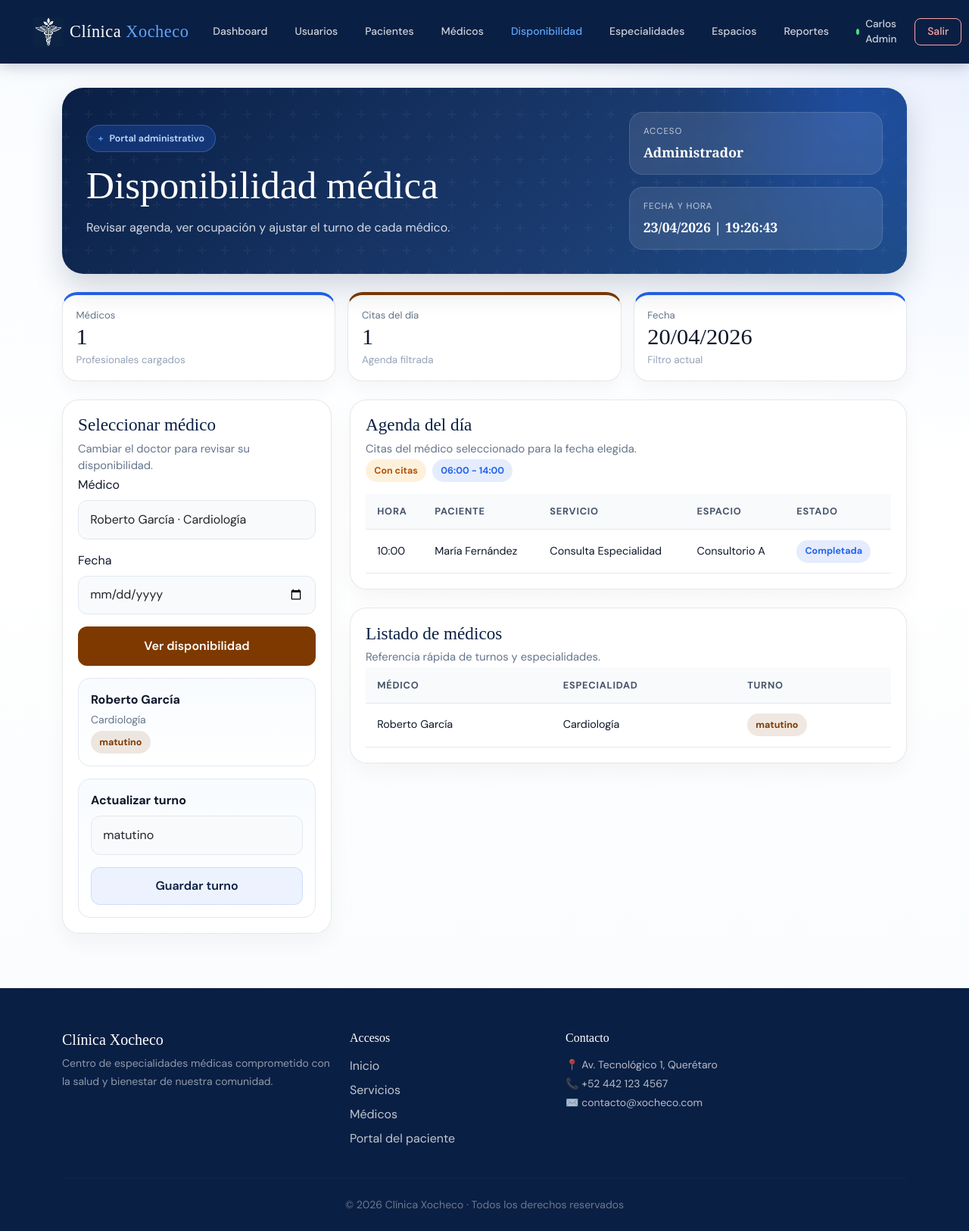
/admin/medicos/disponibilidad.php?fecha=2026-04-20 10:00:00 (signed in), run on the app's committed database.
### tables this page shows
CREATE TABLE MEDICOS (
    id_medico INT AUTO_INCREMENT PRIMARY KEY,
    id_usuario INT NOT NULL UNIQUE,
    id_especialidad INT NOT NULL,
    cedula_profesional VARCHAR(50) NOT NULL UNIQUE,
    universidad_origen VARCHAR(150),
    turno ENUM('matutino', 'vespertino', 'nocturno') NOT NULL,
    FOREIGN KEY (id_usuario) REFERENCES USUARIOS(id_usuario) ON DELETE CASCADE,
    FOREIGN KEY (id_especialidad) REFERENCES ESPECIALIDADES(id_especialidad) ON DELETE RESTRICT
);

CREATE TABLE USUARIOS (
    id_usuario INT AUTO_INCREMENT PRIMARY KEY,
    id_domicilio INT,
    id_tipo_usuario INT NOT NULL,
    nombre VARCHAR(50) NOT NULL,
    apellidos VARCHAR(100) NOT NULL,
    correo VARCHAR(150) NOT NULL UNIQUE,
    password_hash VARCHAR(255) NOT NULL,
    FOREIGN KEY (id_domicilio) REFERENCES DOMICILIO(id_domicilio) ON DELETE SET NULL,
    FOREIGN KEY (id_tipo_usuario) REFERENCES TIPO_USUARIO(id_tipo_usuario) ON DELETE RESTRICT
);

CREATE TABLE ESPECIALIDADES (
    id_especialidad INT AUTO_INCREMENT PRIMARY KEY,
    nombre VARCHAR(100) NOT NULL UNIQUE
);

CREATE TABLE CITAS (
    id_cita INT AUTO_INCREMENT PRIMARY KEY,
    id_paciente INT NOT NULL,
    id_medico INT NOT NULL,
    id_espacio INT NOT NULL,
    id_servicio INT NOT NULL,
    fecha_hora_inicio DATETIME NOT NULL,
    estado ENUM('Programada', 'Confirmada', 'Cancelada', 'Completada') DEFAULT 'Programada',
    FOREIGN KEY (id_paciente) REFERENCES PACIENTES(id_paciente) ON DELETE RESTRICT,
    FOREIGN KEY (id_medico) REFERENCES MEDICOS(id_medico) ON DELETE RESTRICT,
    FOREIGN KEY (id_espacio) REFERENCES ESPACIOS_FISICOS(id_espacio) ON DELETE RESTRICT,
    FOREIGN KEY (id_servicio) REFERENCES SERVICIOS(id_servicio) ON DELETE RESTRICT
);

CREATE TABLE SERVICIOS (
    id_servicio INT AUTO_INCREMENT PRIMARY KEY,
    nombre VARCHAR(100) NOT NULL,
    descripcion TEXT,
    precio DECIMAL(10,2) NOT NULL COMMENT 'Cost in MXN',
    duracion_horas DECIMAL(5,2) NOT NULL COMMENT 'Duration in hours (e.g., 1.5)'
);

CREATE TABLE ESPACIOS_FISICOS (
    id_espacio INT AUTO_INCREMENT PRIMARY KEY,
    piso INT NOT NULL,
    numero INT NOT NULL,
    nombre VARCHAR(50),
    id_tipo INT NOT NULL,
    FOREIGN KEY (id_tipo) REFERENCES TIPOS_ESPACIOS_FISICOS(id_tipo) ON DELETE RESTRICT
);

### admin/medicos/disponibilidad.php (the view, shortened to what this page needs)
<?php
require_once '../../src/conexion/conexion.php';
function availabilityRows(mysqli $conn, string $sql, string $types = '', array $params = []): array
{
    $stmt = $conn->prepare($sql);
    if ($types !== '') {
        $bind = [$types];
        foreach ($params as &$value) {
            $bind[] = &$value;
        }
        call_user_func_array([$stmt, 'bind_param'], $bind);
    }
    $stmt->execute();
    $result = $stmt->get_result();
    $rows = [];
    if ($result) {
        while ($row = $result->fetch_assoc()) {
            $rows[] = $row;
        }
    }
    return $rows;
}
$date = $_GET['fecha'] ?? date('Y-m-d');
$doctorFilter = (int)($_GET['medico'] ?? 0);
$doctors = availabilityRows(
    $conn,
    "SELECT m.id_medico, u.nombre, u.apellidos, e.nombre AS especialidad, m.turno
     FROM MEDICOS m
     INNER JOIN USUARIOS u ON m.id_usuario = u.id_usuario
     INNER JOIN ESPECIALIDADES e ON m.id_especialidad = e.id_especialidad
     ORDER BY u.apellidos, u.nombre"
);
$selectedDoctor = $doctorFilter > 0 ? array_values(array_filter($doctors, static fn ($item) => (int)$item['id_medico'] === $doctorFilter)) : [];
$selectedDoctor = $selectedDoctor[0] ?? ($doctors[0] ?? null);
$doctorId = (int)($selectedDoctor['id_medico'] ?? 0);
$agenda = [];
if ($doctorId > 0) {
    $agenda = availabilityRows(
        $conn,
        "SELECT c.fecha_hora_inicio, c.estado,
                CONCAT(up.nombre, ' ', up.apellidos) AS paciente,
                s.nombre AS servicio,
                e.nombre AS espacio
         FROM CITAS c
         INNER JOIN PACIENTES p ON c.id_paciente = p.id_paciente
         INNER JOIN USUARIOS up ON p.id_usuario = up.id_usuario
         INNER JOIN SERVICIOS s ON c.id_servicio = s.id_servicio
         INNER JOIN ESPACIOS_FISICOS e ON c.id_espacio = e.id_espacio
         WHERE c.id_medico = ? AND DATE(c.fecha_hora_inicio) = ?
         ORDER BY c.fecha_hora_inicio ASC",
        'is',
        [$doctorId, $date]
    );
}
$doctorStats = [
    ['label' => 'Médicos', 'value' => count($doctors), 'note' => 'Profesionales cargados', 'accent' => 'blue'],
    ['label' => 'Citas del día', 'value' => count($agenda), 'note' => 'Agenda filtrada', 'accent' => 'sand'],
    ['label' => 'Fecha', 'value' => date('d/m/Y', strtotime($date)), 'note' => 'Filtro actual', 'accent' => 'blue'],
];
$turnosMap = [
    'matutino' => '06:00 - 14:00',
    'vespertino' => '14:00 - 22:00',
    'nocturno' => '22:00 - 06:00',
];
$busyCount = count($agenda);
$statusText = $busyCount > 0 ? 'Con citas' : 'Libre';
$statusClass = $busyCount > 0 ? 'chip-amber' : 'chip-green';
include '../../src/admin/header.php';
?>
<div class="row g-3 mb-4">
    <?php foreach ($doctorStats as $stat): ?>
        <div class="col-sm-6 col-xl-4">
            <div class="stat-card <?php echo $stat['accent'] === 'blue' ? 'accent-blue' : 'accent-sand'; ?>">
                <div class="stat-label"><?php echo htmlspecialchars($stat['label']); ?></div>
                <div class="stat-value"><?php echo htmlspecialchars((string)$stat['value']); ?></div>
                <div class="stat-note"><?php echo htmlspecialchars($stat['note']); ?></div>
            </div>
        </div>
    <?php endforeach; ?>
</div>
<div class="row g-4">
    <div class="col-lg-4">
        <div class="panel-card">
            <div class="panel-head">
                <h2 class="section-title">Seleccionar médico</h2>
                <p class="section-subtitle">Cambiar el doctor para revisar su disponibilidad.</p>
            </div>
            <div class="panel-body">
                <form method="get" class="mb-3">
                    <div class="mb-3">
                        <label class="form-label">Médico</label>
                        <select name="medico" class="form-select">
                            <?php foreach ($doctors as $doctor): ?>
                                <option value="<?php echo (int)$doctor['id_medico']; ?>" <?php echo $doctorId === (int)$doctor['id_medico'] ? 'selected' : ''; ?>>
                                    <?php echo htmlspecialchars($doctor['nombre'] . ' ' . $doctor['apellidos'] . ' · ' . $doctor['especialidad']); ?>
                                </option>
                            <?php endforeach; ?>
                        </select>
                    </div>
                    <div class="mb-3">
                        <label class="form-label">Fecha</label>
                        <input type="date" name="fecha" class="form-control" value="<?php echo htmlspecialchars($date); ?>">
                    </div>
                    <button class="btn btn-brand w-100" type="submit">Ver disponibilidad</button>
                </form>
                <?php if ($selectedDoctor): ?>
                    <div class="mini-card mb-3">
                        <strong class="d-block mb-1"><?php echo htmlspecialchars($selectedDoctor['nombre'] . ' ' . $selectedDoctor['apellidos']); ?></strong>
                        <div class="text-muted-soft small mb-1"><?php echo htmlspecialchars($selectedDoctor['especialidad']); ?></div>
                        <span class="chip chip-sand"><?php echo htmlspecialchars($selectedDoctor['turno']); ?></span>
                    </div>
                <?php endif; ?>
                <div class="mini-card">
                    <strong class="d-block mb-2">Actualizar turno</strong>
                    <form method="post">
                        <div class="mb-3">
                            <select name="turno" class="form-select">
                                <option value="matutino" <?php echo (($selectedDoctor['turno'] ?? '') === 'matutino') ? 'selected' : ''; ?>>matutino</option>
                            </select>
                        </div>
                        <button class="btn btn-soft w-100" type="submit">Guardar turno</button>
                    </form>
                </div>
            </div>
        </div>
    </div>
    <div class="col-lg-8">
        <div class="panel-card mb-4">
            <div class="panel-head">
                <h2 class="section-title">Agenda del día</h2>
                <p class="section-subtitle">Citas del médico seleccionado para la fecha elegida.</p>
            </div>
            <div class="panel-body">
                <div class="d-flex flex-wrap gap-2 mb-3">
                    <span class="chip <?php echo $statusClass; ?>"><?php echo htmlspecialchars($statusText); ?></span>
                    <span class="chip chip-blue"><?php echo htmlspecialchars($turnosMap[$selectedDoctor['turno'] ?? ''] ?? 'Sin turno'); ?></span>
                </div>
                <div class="table-responsive">
                    <table class="table-clean">
                        <thead>
                            <tr>
                                <th>Hora</th>
                                <th>Paciente</th>
                                <th>Servicio</th>
                                <th>Espacio</th>
                                <th>Estado</th>
                            </tr>
                        </thead>
                        <tbody>
                            <?php if (!empty($agenda)): ?>
                                <?php foreach ($agenda as $item): ?>
                                    <tr>
                                        <td><?php echo date('H:i', strtotime($item['fecha_hora_inicio'])); ?></td>
                                        <td><?php echo htmlspecialchars($item['paciente']); ?></td>
                                        <td><?php echo htmlspecialchars($item['servicio']); ?></td>
                                        <td><?php echo htmlspecialchars($item['espacio']); ?></td>
                                        <td><span class="chip chip-blue"><?php echo htmlspecialchars($item['estado']); ?></span></td>
                                    </tr>
                                <?php endforeach; ?>
                            <?php else: ?>
                                <tr>
                                    <td colspan="5" class="text-center py-4 text-muted">No hay citas para este doctor en esta fecha.</td>
                                </tr>
                            <?php endif; ?>
                        </tbody>
                    </table>
                </div>
            </div>
        </div>
        <div class="panel-card">
            <div class="panel-head">
                <h2 class="section-title">Listado de médicos</h2>
                <p class="section-subtitle">Referencia rápida de turnos y especialidades.</p>
            </div>
            <div class="panel-body">
                <div class="table-responsive">
                    <table class="table-clean">
                        <thead>
                            <tr>
                                <th>Médico</th>
                                <th>Especialidad</th>
                                <th>Turno</th>
                            </tr>
                        </thead>
                        <tbody>
                            <?php foreach ($doctors as $doctor): ?>
                                <tr>
                                    <td><?php echo htmlspecialchars($doctor['nombre'] . ' ' . $doctor['apellidos']); ?></td>
                                    <td><?php echo htmlspecialchars($doctor['especialidad']); ?></td>
                                    <td><span class="chip chip-sand"><?php echo htmlspecialchars($doctor['turno']); ?></span></td>
                                </tr>
                            <?php endforeach; ?>
                        </tbody>
                    </table>
                </div>
            </div>
        </div>
    </div>
</div>
<?php include '../../src/admin/footer.php'; ?>

### src/styles/admin.css (style rules this page uses)
:root { --azul-oscuro: #0a1f44; --azul-medio: #1a3a6e; --azul-acento: #2563eb; --azul-claro: #dbeafe; --cafe: #7e3900; --cafe-hover: #ca610a; --blanco: #ffffff; --gris-suave: #f1f5f9; --texto-oscuro: #0f172a; --borde: rgba(15, 23, 42, 0.1); }
* { box-sizing: border-box; }
body { font-family: 'DM Sans', sans-serif; background: radial-gradient(circle at top right, rgba(37, 99, 235, 0.08), transparent 28%), linear-gradient(180deg, #f8fbff 0%, #ffffff 42%, #f7fafc 100%); color: var(--texto-oscuro); }
.panel-card { background: rgba(255, 255, 255, 0.94); border: 1px solid var(--borde); border-radius: 22px; box-shadow: 0 12px 28px rgba(15, 23, 42, 0.04); overflow: hidden; }
.panel-head { padding: 1.2rem 1.25rem 0.2rem; }
.panel-body { padding: 0 1.25rem 1.25rem; }
.section-title { font-family: 'Playfair Display', serif; font-size: 1.45rem; margin-bottom: 0.35rem; color: var(--azul-oscuro); }
.section-subtitle { color: #64748b; font-size: 0.92rem; margin-bottom: 0; }
.stat-card { background: rgba(255, 255, 255, 0.92); border: 1px solid var(--borde); border-radius: 20px; padding: 1.05rem 1.1rem; box-shadow: 0 10px 24px rgba(15, 23, 42, 0.04); height: 100%; }
.accent-blue { border-top: 4px solid #2563eb; }
.accent-sand { border-top: 4px solid var(--cafe); }
.stat-label { color: #64748b; font-size: 0.82rem; margin-bottom: 0.2rem; }
.stat-value { font-family: 'Playfair Display', serif; font-size: 1.9rem; line-height: 1; margin-bottom: 0.35rem; }
.stat-note { color: #94a3b8; font-size: 0.84rem; }
.btn-brand { background: var(--cafe); color: var(--blanco); border: 2px solid var(--cafe); border-radius: 12px; padding: 0.75rem 1.1rem; font-weight: 600; }
.btn-soft { background: rgba(37, 99, 235, 0.08); color: var(--azul-oscuro); border: 1px solid rgba(37, 99, 235, 0.15); border-radius: 12px; padding: 0.75rem 1.1rem; font-weight: 600; }
.table-clean { width: 100%; border-collapse: collapse; }
.table-clean th, .table-clean td { padding: 0.85rem 0.95rem; border-bottom: 1px solid #e2e8f0; text-align: left; white-space: nowrap; }
.table-clean th { color: #475569; font-size: 0.8rem; text-transform: uppercase; letter-spacing: 0.06em; background: #f8fafc; }
.table-clean td { font-size: 0.9rem; }
.chip { display: inline-flex; align-items: center; padding: 0.35rem 0.7rem; border-radius: 999px; font-size: 0.78rem; font-weight: 700; }
.chip-blue { background: rgba(37, 99, 235, 0.12); color: #2563eb; }
.chip-sand { background: rgba(126, 57, 0, 0.12); color: var(--cafe); }
.chip-amber { background: rgba(245, 158, 11, 0.14); color: #b45309; }
.form-control, .form-select { border-radius: 12px; border: 1.5px solid #e2e8f0; background: #f8fafc; padding: 0.8rem 0.95rem; }
.mini-card { padding: 1rem; border: 1px solid #e2e8f0; border-radius: 16px; background: linear-gradient(180deg, #f8fbff 0%, #ffffff 100%); }
.text-muted-soft { color: #64748b !important; }

### data on the page
medicos: id_usuario.apellidos "Roberto García", id_especialidad.nombre "Cardiología", turno "matutino", turno "06:00 - 14:00"
citas: fecha_hora_inicio "10:00", paciente "María Fernández", id_servicio.nombre "Consulta Especialidad", id_espacio.nombre "Consultorio A", estado "Completada"

### other printed values
$adminName "Carlos Admin"
$pageTitle "Disponibilidad médica"
$pageSubtitle "Revisar agenda, ver ocupación y ajustar el turno de cada médico."
$adminRole "Administrador"
$stat['label'] "Médicos"
$stat['value'] "1"
$stat['note'] "Profesionales cargados"
$stat['label'] "Citas del día"
$stat['note'] "Agenda filtrada"
$stat['label'] "Fecha"
$stat['value'] "20/04/2026"
$stat['note'] "Filtro actual"
$statusText "Con citas"
form field medico "Roberto García · Cardiología"
